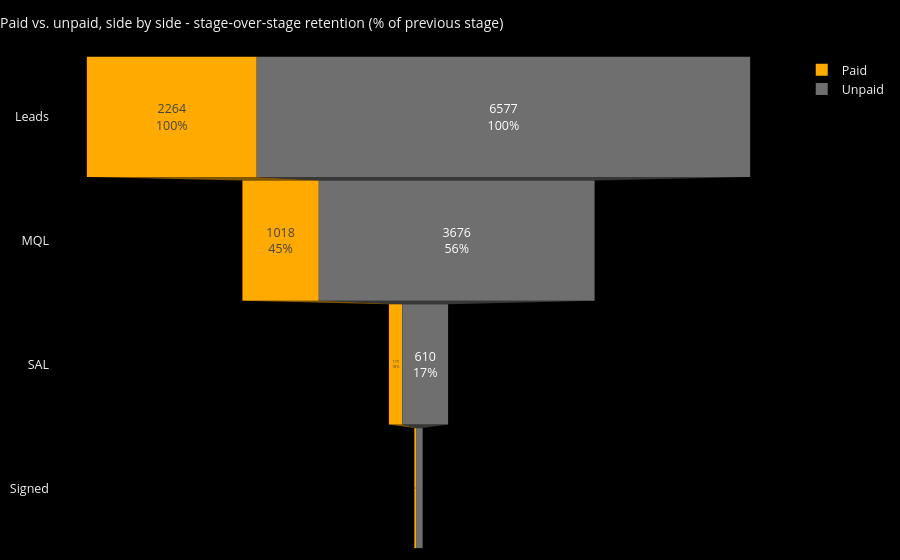

Notebook code for this chart:
### Code cell
paid_mask = work["source_medium"].isin(PAID)
seg = pd.DataFrame({"Segment": ["Paid", "Unpaid"]})
seg["Leads"] = [work.loc[paid_mask & (work["is_lead_product"] == 1), "ID"].nunique(),
               work.loc[~paid_mask & (work["is_lead_product"] == 1), "ID"].nunique()]
seg["MQL"] = [work.loc[paid_mask, "is_mql"].sum(), work.loc[~paid_mask, "is_mql"].sum()]
seg["SAL"] = [work.loc[paid_mask, "is_sal"].sum(), work.loc[~paid_mask, "is_sal"].sum()]
seg["Signed"] = [work.loc[paid_mask, "is_signed"].sum(), work.loc[~paid_mask, "is_signed"].sum()]
seg["Lead→MQL %"] = (seg["MQL"] / seg["Leads"] * 100).round(1)
seg["MQL→SAL %"] = (seg["SAL"] / seg["MQL"] * 100).round(1)
seg["SAL→Signed %"] = (seg["Signed"] / seg["SAL"] * 100).round(1)

fig = go.Figure()
fig.add_trace(go.Funnel(
    name="Paid", orientation="h", y=["Leads", "MQL", "SAL", "Signed"],
    x=[seg.loc[0, "Leads"], seg.loc[0, "MQL"], seg.loc[0, "SAL"], seg.loc[0, "Signed"]],
    textposition="inside", textinfo="value+percent previous", marker=dict(color=ORANGE),
))
fig.add_trace(go.Funnel(
    name="Unpaid", orientation="h", y=["Leads", "MQL", "SAL", "Signed"],
    x=[seg.loc[1, "Leads"], seg.loc[1, "MQL"], seg.loc[1, "SAL"], seg.loc[1, "Signed"]],
    textposition="inside", textinfo="value+percent previous", marker=dict(color=MUTED),
))
style_funnel(fig, "Paid vs. unpaid, side by side - stage-over-stage retention (% of previous stage)")

show(seg, "Paid vs. unpaid funnel")

### Figure 1 — Plotly figure (JSON) as saved in the notebook; plotly's stock layout.template omitted (floating-point values rounded to 4 significant figures)
{"data": [{"marker": {"color": "#ffaa00"}, "name": "Paid", "orientation": "h", "textinfo": "value+percent previous", "textposition": "inside", "type": "funnel", "x": [2264, 1018, 179, 23], "y": ["Leads", "MQL", "SAL", "Signed"]}, {"marker": {"color": "#6f6f6f"}, "name": "Unpaid", "orientation": "h", "textinfo": "value+percent previous", "textposition": "inside", "type": "funnel", "x": [6577, 3676, 610, 88], "y": ["Leads", "MQL", "SAL", "Signed"]}], "layout": {"font": {"color": "#f2f2f2", "size": 12.5}, "funnelgap": 0.03, "legend": {"font": {"color": "#f2f2f2"}}, "margin": {"b": 10, "l": 10, "r": 10, "t": 55}, "paper_bgcolor": "#000000", "plot_bgcolor": "#000000", "title": {"font": {"color": "#f2f2f2", "size": 14}, "text": "Paid vs. unpaid, side by side - stage-over-stage retention (% of previous stage)", "x": 0, "xanchor": "left"}, "xaxis": {"color": "#f2f2f2", "gridcolor": "#242424"}, "yaxis": {"color": "#f2f2f2"}}}
